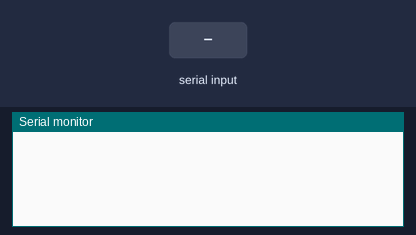
This sketch was run on a simulated Arduino Mega 2560, built with avr-gcc and run on an emulated ATmega2560. Shown: the last lines printed to the serial monitor. The inputs (shaded band) are chosen by the test bench.

Above: at 1.2 s.
1.3 s: "goto,1\n" received over the second serial link
At 2.3 s:
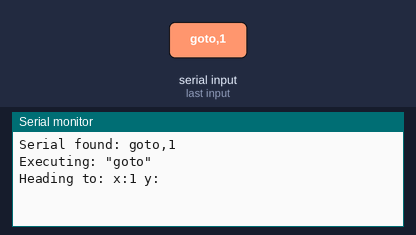
2.8 s: "establish,1\n" received over the second serial link
At 4.0 s:
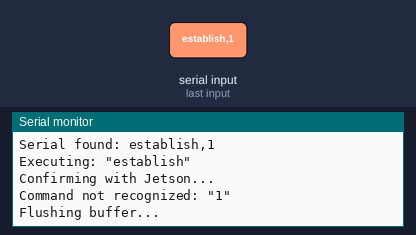
4.8 s: "goto\n" received over the second serial link
At 6.0 s:
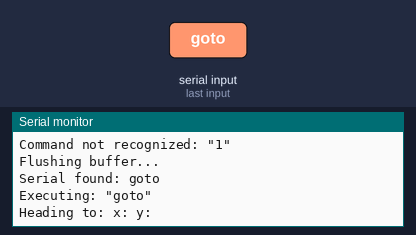
6.3 s: "establish\n" received over the second serial link
At 7.8 s:
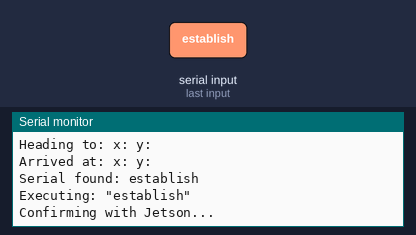
8.3 s: "90,45\n" received over the second serial link
At 8.9 s:
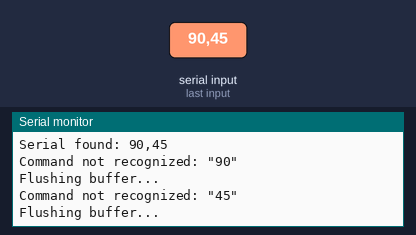
9.8 s: "5\n" received over the second serial link
At 11.2 s:
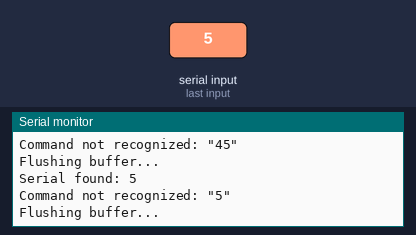
Timing chart, 0 to 12.3 s (numbered marks = the images above; inputs shaded):
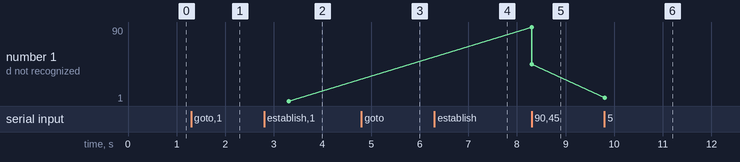

The sketch:

jetsonarduinocomms.ino
```cpp
/*
* Serial on pins 0 (RX) and 1 (TX) (also USB)
* Serial1 on pins 19 (RX) and 18 (TX)
* Serial2 on pins 17 (RX) and 16 (TX)
* Serial3 on pins 15 (RX) and 14 (TX)
*
*/

int currentPosX = 0, currentPosY = 0;
unsigned long BAUD_RATE = 250000;

void setup() {
  Serial.begin(BAUD_RATE);     //USB Port output
  Serial1.begin(BAUD_RATE);    //Pins 19/18 RX/TX input
}

void loop() {
  //Message through Serial Monitor
  if(Serial.available()){
    //Serial1.println(Serial.readStringUntil(10));
  }

  //Realign buffer?
  //int count = 0;
  //while(Serial1.available() && count < 5){ count++; }

  //Comms through 19/18 RX/TX ports
  if(Serial1.available()){

    /* Read Serial */
    //String str = Serial1.readString();
    String str = Serial1.readStringUntil(10);   //Terminate before the newline (10 = ASCII linefeed)
    Serial.println("Serial found: " + str);
    Serial.flush();     //Wait explicitly until anything sent through Serial is completely sent

    /* Parsing and Analyzing */
    String parse;
    while(str.length() > 0){
      parse = str.substring(0, str.indexOf(','));
      str = str.substring(parse.length() + 1);
      parse.trim();             //Cleans up leading and following whitespace

      //Determine if the command is supported
      if(parse.equals("goto")){
        Serial.println("Executing: \"goto\" ");

        //Extract x and y coords
        String xCoord, yCoord;
        xCoord = str.substring(0, str.indexOf(','));
        xCoord.trim();
        str = str.substring(parse.length() + 1);
        yCoord = str.substring(0, str.indexOf(','));
        yCoord.trim();
        str = str.substring(parse.length() + 1);

        //Head to coords and signal Jetson
        Serial.println("Heading to: x:" + xCoord + " y:" + yCoord);
        delay(2000);
        Serial.println("Arrived at: x:" + xCoord + " y:" + yCoord);
        currentPosX = xCoord.toInt();
        currentPosY = yCoord.toInt();

        Serial1.println("goto success");
      }
      else if(parse.equals("establish")){
        Serial.println("Executing: \"establish\"");
        Serial.println("Confirming with Jetson...");
        Serial1.println("establish success");
      }
      else{
        Serial.println("Command not recognized: \"" + parse + "\"");
        Serial.println("Flushing buffer...");
        // Serial1.end();
        // Serial1.begin(BAUD_RATE);
      }
    }
  }
}
```

Measured:
- after the input at 1.3 s, the serial monitor: prints a new line at once (image 1)
- after the input at 2.8 s, the serial monitor: prints a new line after 0.50 s (image 2)
- after the input at 4.8 s, the serial monitor: prints a new line at once (image 3)
- after the input at 6.3 s, the serial monitor: prints a new line after 0.50 s (image 4)
- after the input at 8.3 s, the serial monitor: prints a new line at once (image 5)
- after the input at 9.8 s, the serial monitor: prints a new line at once (image 6)
- plotted number 1: 1 → 45 after the input at 8.3 s, 45 → 5 after the input at 9.8 s
